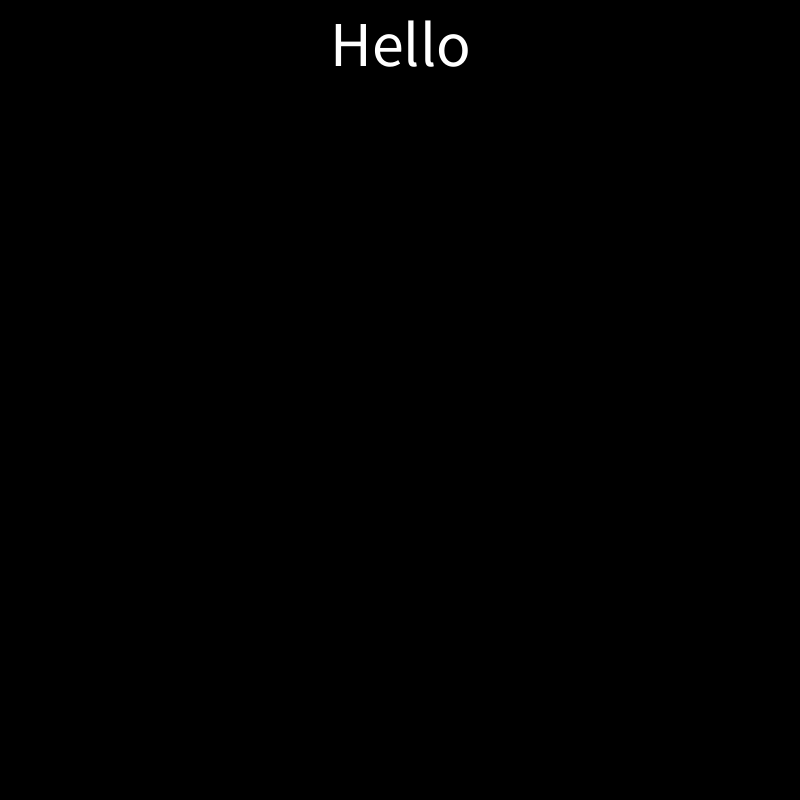
Frame 1 (no input)
Frame 60 (the mouse pressed at the canvas centre just before this capture): identical to frame 1, image omitted
Frame 120 (the mouse held since frame 60 and released just before this capture): identical to frame 1, image omitted

The Processing sketch that drew this single still picture (run headless with seeded random() and noise(); from frame 60 on, the mouse is pressed at the canvas centre):

// Processing sketch: hello_keyboard_01
// ── hello_keyboard_01.pde
String letters = "Hello";
color fillColor = color(255);

void setup() {
  size(800, 800);
  stroke(255);
  textSize(64);
  textAlign(CENTER);
}

void draw() {
  background(0);
  fill(fillColor);
  text(letters, 0, 20, width, height);
}

void keyPressed() {
  // Al presionar una tecla, volvemos el color de relleno rojo
  fillColor = #ff0000;
  // Evaluamos si es la tecla de retroceso, quitamos un caracter, con la función substring()
  if (key == BACKSPACE) {
    if (letters.length() > 0) {
      letters = letters.substring(0, letters.length()-1);
    }
  // Si es una tecla diferente a CTRL+ALT+UP+DOWN
  } else if (key != CODED) {
    letters = letters + key;
  }
  println(key);
}

void keyReleased() {
  // Cuando se suelta la tecla, el color de relleno se vuelve blanco
  fillColor = #ffffff;
}
